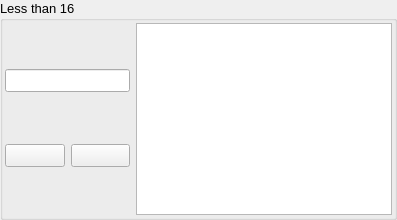
         <widget class="QGroupBox" name="groupBox_19">
          <property name="font">
           <font>
            <pointsize>10</pointsize>
            <kerning>true</kerning>
           </font>
          </property>
          <property name="title">
           <string>Less than 16</string>
          </property>
          <layout class="QVBoxLayout" name="verticalLayout_16">
           <property name="leftMargin">
            <number>2</number>
           </property>
           <property name="topMargin">
            <number>2</number>
           </property>
           <property name="rightMargin">
            <number>2</number>
           </property>
           <property name="bottomMargin">
            <number>2</number>
           </property>
           <item>
            <layout class="QHBoxLayout" name="horizontalLayout_5" stretch="3,0">
             <item>
              <layout class="QVBoxLayout" name="verticalLayout_17">
               <item>
                <widget class="QLineEdit" name="input41"/>
               </item>
               <item>
                <layout class="QHBoxLayout" name="horizontalLayout_8">
                 <item>
                  <widget class="QPushButton" name="plusBtn41">
                   <property name="text">
                    <string/>
                   </property>
                   <property name="icon">
                    <iconset>
                     <normaloff>assets/plus.png</normaloff>assets/plus.png</iconset>
                   </property>
                  </widget>
                 </item>
                 <item>
                  <widget class="QPushButton" name="deleteBtn41">
                   <property name="text">
                    <string/>
                   </property>
                   <property name="icon">
                    <iconset>
                     <normaloff>assets/delete.png</normaloff>assets/delete.png</iconset>
                   </property>
                  </widget>
                 </item>
                </layout>
               </item>
              </layout>
             </item>
             <item>
              <widget class="QListWidget" name="list41"/>
             </item>
            </layout>
           </item>
          </layout>
         </widget>
